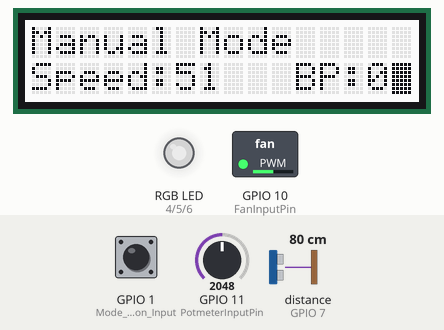
A sketch run on a simulated ESP32-S3. Parts: 16×2 character LCD, switched loads named in the sketch (green lamp = pin HIGH), an RGB LED mixed from three pins (HIGH = lit). Inputs (shaded band) come from the test bench; at power-on: GPIO 11 (PotmeterInputPin) = 2048, GPIO 1 (Mode_Button_Input) LOW, distance to the obstacle (sensor on GPIO 7) 80 cm (analog values on the 0–4095 scale). The echo pulse lasts 58.3 µs per cm; dim RGB values are drawn brighter than linear; what the sketch prints to the serial monitor is not drawn.

Above: at 0.91 s.
1.3 s: GPIO 11 (PotmeterInputPin) set to 428
At 1.81 s:
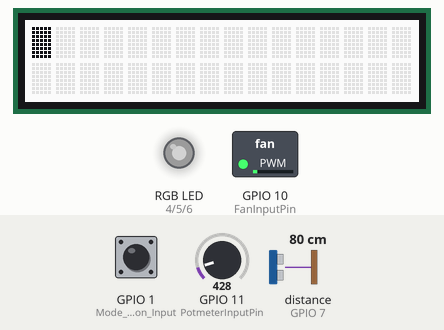
3.7 s: GPIO 11 (PotmeterInputPin) set to 374
At 4.13 s:
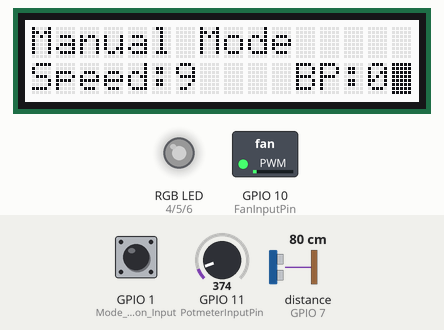
5.4 s: GPIO 1 (Mode_Button_Input) pulled HIGH for 0.15 s
At 5.75 s:
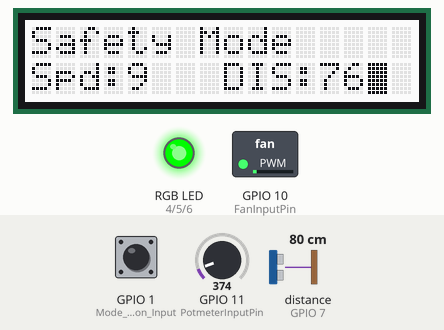
6.1 s: distance to the obstacle (sensor on GPIO 7) set to 13 cm
At 6.36 s:
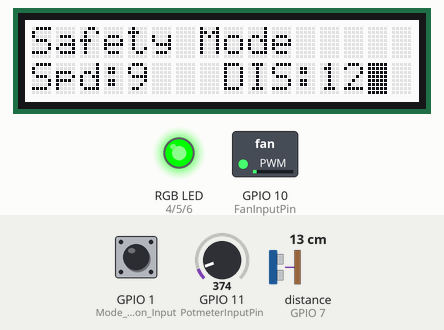
7.6 s: distance to the obstacle (sensor on GPIO 7) set to 9 cm
At 8.01 s:
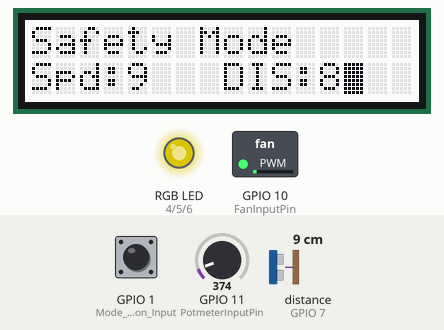
10.2 s: GPIO 11 (PotmeterInputPin) set to 0
At 10.43 s:
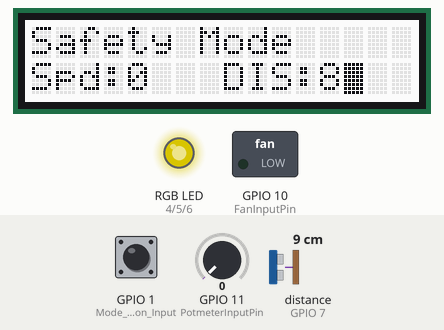
Timing chart, 0 to 13.2 s (numbered marks = the images above; inputs shaded):
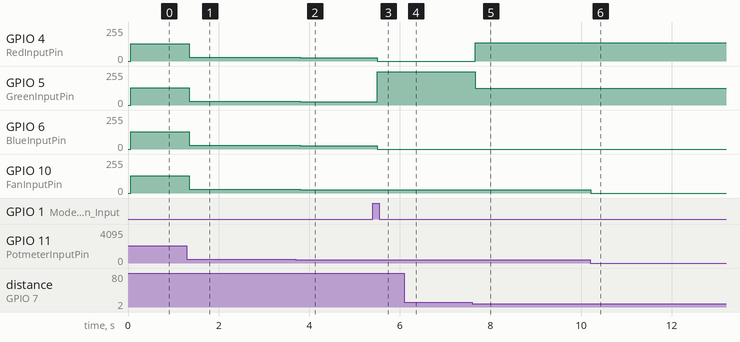

The sketch:

phys1600_Final_Project.ino
```cpp
#include "rgb_lcd.h"
rgb_lcd lcd;

//=================================================
// Latch Variables

uint8_t counterLatch = 0; //Latch for Button
uint8_t convertCounter = 0; //Default Button presses

uint8_t modeLatch = 0; //Latch for modeButton
uint8_t modeCounter = 1; //mode Button presses

double factor = 60.6;
double rawData = 0;

//=================================================
// Potentiometer Pin

uint8_t PotmeterInputPin = 11;
uint16_t sensorValue;

//=================================================
// Fan Variables

double InitialFanSpeed = 0;
uint8_t FanInputPin = 10;

int PWMFreq = 5000;
int PWMChannel = 0;
int PWMResolution = 10;
int MAX_DUTY_CYCLE = 1023;

//=================================================

uint8_t RedInputPin = 4;
uint8_t GreenInputPin = 5;
uint8_t BlueInputPin = 6;

//==================================================================
//                                                         Functions

uint16_t rangeFinder( uint8_t placeholder )
{
  uint16_t converted = 0;

  pinMode(7,OUTPUT);

  digitalWrite(7,LOW);
  digitalWrite(7,HIGH);
  delayMicroseconds(5);
  digitalWrite(7,LOW);

  pinMode(7,INPUT); //Set to read
  rawData = pulseIn(7,HIGH);  //Reads the data

  converted = rawData / factor;

  return converted;
}

//=================================================

void result ()
{

  if (modeCounter % 2 == 0)   // Safety Mode
  {
    lcd.setCursor(0,0);
    lcd.print("Safety Mode");


    lcd.setCursor(0,1);
    lcd.print("Spd:");
    lcd.setCursor(4,1);
    lcd.print(sensorValue/10);

    lcd.setCursor(8,1);
    lcd.print("DIS:");
    lcd.setCursor(12,1);
    lcd.print(rangeFinder(1));

  }
  else // Normal Operating Mode
  {
    lcd.setCursor(0,0);
    lcd.print("Manual Mode");

    lcd.setCursor(0,1);
    lcd.print("Speed:");
    lcd.setCursor(6,1);
    lcd.print(sensorValue/10);

    //=======================
    // Button Press Display
    lcd.setCursor(11,1);
    lcd.print("BP:");
    lcd.setCursor(14,1);
    lcd.print(modeCounter-1);

  //=======================


  }

  // Screen wipes
  delay(100);
  lcd.clear();

}

//==================================================================
//                                                             Setup

void setup()
{
  lcd.begin(16,2);
  lcd.blink();

  pinMode(1,INPUT);  // Mode Button Input

  Serial.begin(9600); // Pot.Meter Signal Format
  analogReadResolution(PWMResolution); // Flatten Pot.Meter

  ledcSetup(PWMChannel, PWMFreq, PWMResolution); // Fan Setup
  ledcAttachPin(FanInputPin, PWMChannel); // Fan Signal

  ledcSetup(1, PWMFreq, PWMResolution); // Red Setup
  ledcAttachPin(RedInputPin, 1); // Red Signal

  ledcSetup(2, PWMFreq, PWMResolution); // Red Setup
  ledcAttachPin(GreenInputPin, 2); // Red Signal

  ledcSetup(3, PWMFreq, PWMResolution); // Red Setup
  ledcAttachPin(BlueInputPin, 3); // Red Signal


}
//==================================================================
//                                                              Loop
void loop()
{

  uint8_t modePress = digitalRead(1); // Reads the Mode button input

  //===========================
  // Mode Button Latch
  if (modePress == 1 && modeLatch == 0)
  {
    modeCounter = modeCounter + 1;
    modeLatch = 1;
  }
  else if (modePress == 0)
  {
    modeLatch = 0;
  }

  //===========================
  // Mode CrossRoad

  if (modeCounter % 2 == 0)   // Safety Mode
  {
    uint16_t slowDown = analogRead(PotmeterInputPin) - (((analogRead(PotmeterInputPin))/(rangeFinder(1)*100))*300);

    if( rangeFinder(1) <= 2 )
    {
      ledcWrite(PWMChannel, 0);
    }
    else
    {
      ledcWrite(PWMChannel, slowDown);
    }

    if( rangeFinder(1) >= 0 && rangeFinder(1) < 5 )
    {
      ledcWrite(1, 1000); // Red Light
      ledcWrite(2, 0); // Green Light
      ledcWrite(3, 0); // Blue Light
    }
    else if ( rangeFinder(1) >= 5 && rangeFinder(1) <= 10 )
    {
      ledcWrite(1, 550); // Red Light
      ledcWrite(2, 500); // Green Light
      ledcWrite(3, 0); // Blue Light
    }
    else if ( rangeFinder(1) > 10 )
    {
      ledcWrite(1, 0); // Red Light
      ledcWrite(2, 1000); // Green Light
      ledcWrite(3, 0); // Blue Light
    }

  }
  else // Normal Operating Mode
  {
    InitialFanSpeed = analogRead(PotmeterInputPin);
    // Push Pot.Meter value to Motor
    ledcWrite(PWMChannel, analogRead(PotmeterInputPin));

    // Push Pot.Meter value to RGB Light
    ledcWrite(1, analogRead(PotmeterInputPin)); // Red Light
    ledcWrite(2, analogRead(PotmeterInputPin)); // Green Light
    ledcWrite(3, analogRead(PotmeterInputPin)); // Blue Light
  }

  result();

  //===========================
  // Internal Pot.Meter value display
  sensorValue = analogRead(PotmeterInputPin);
  Serial.println(sensorValue);

}
```

Measured:
- the behaviour switches between 400 and 399 on GPIO 11 (PotmeterInputPin) (found by bisection; images 1 and 2)
- the behaviour switches between 12 and 11 cm on distance to the obstacle (sensor on GPIO 7) (found by bisection; images 4 and 5)
- after the input at 1.3 s, GPIO 4 (RedInputPin), GPIO 5 (GreenInputPin), GPIO 6 (BlueInputPin), GPIO 10 (FanInputPin): 128/255 → 27/255 after 0.05 s; the display: first changes after 0.08 s (image 1 shows a later state)
- after the input at 3.7 s, GPIO 4 (RedInputPin), GPIO 5 (GreenInputPin), GPIO 6 (BlueInputPin), GPIO 10 (FanInputPin): 27/255 → 23/255 after 0.10 s; the display: first differs from a run without the input after 0.25 s (image 2)
- after the input at 5.4 s, GPIO 4 (RedInputPin), GPIO 6 (BlueInputPin): 23/255 → 0/255 after 0.10 s; GPIO 5 (GreenInputPin): 23/255 → 249/255 after 0.10 s; the display: changes after 0.13 s (image 3)
- after the input at 6.1 s, the display: changes after 0.08 s (image 4)
- after the input at 7.6 s, GPIO 4 (RedInputPin): 0/255 → 137/255 after 0.07 s; GPIO 5 (GreenInputPin): 249/255 → 125/255 after 0.07 s; the display: first differs from a run without the input after 0.23 s (image 5)
- after the input at 10.2 s, GPIO 10 (FanInputPin): 23/255 → 0/255 at once; the display: changes after 0.05 s (image 6)
